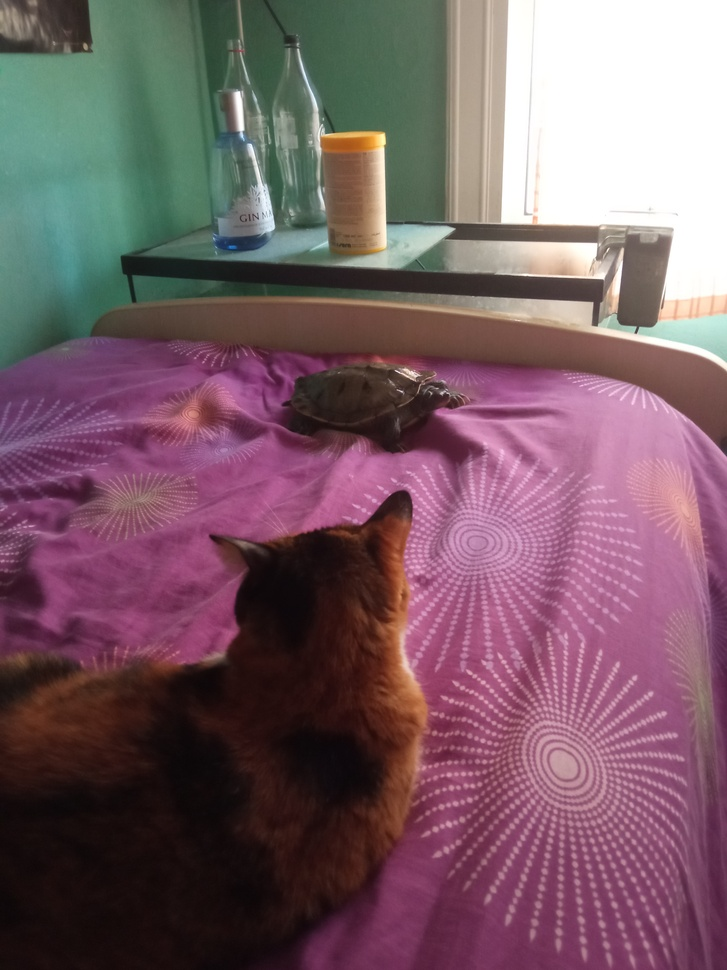
#> input picture ex2/Ona_tortu.jpg, 727 x 970 px, shrunk from 3120 x 4160 before the run, found by its file name
$ python ex5.py
#> lines starting #> are read from the running program, lines starting #| are printed output that depends on the picture
import os, sys
import cv2
import numpy as np

def main():
    image = 'Ona_tortu.jpg'
    img = cv2.imread(image, 0) #Llegim la imatge en blanc i negre
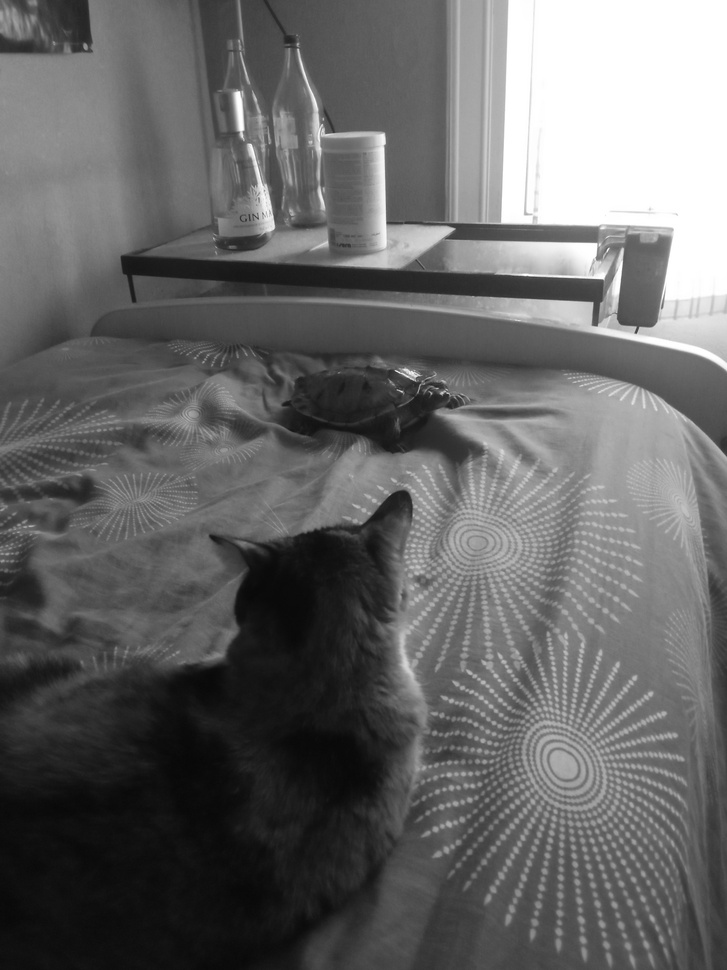
#> img: shape (970, 727); min 7, max 255, mean 102.9
    img_num = np.float32(img) #La passem a floats
    num_dct = cv2.dct(img_num) #Fem la DCT
    cv2.imwrite('Ona_tortu_DCT.jpg', num_dct) #Guardem la imatge
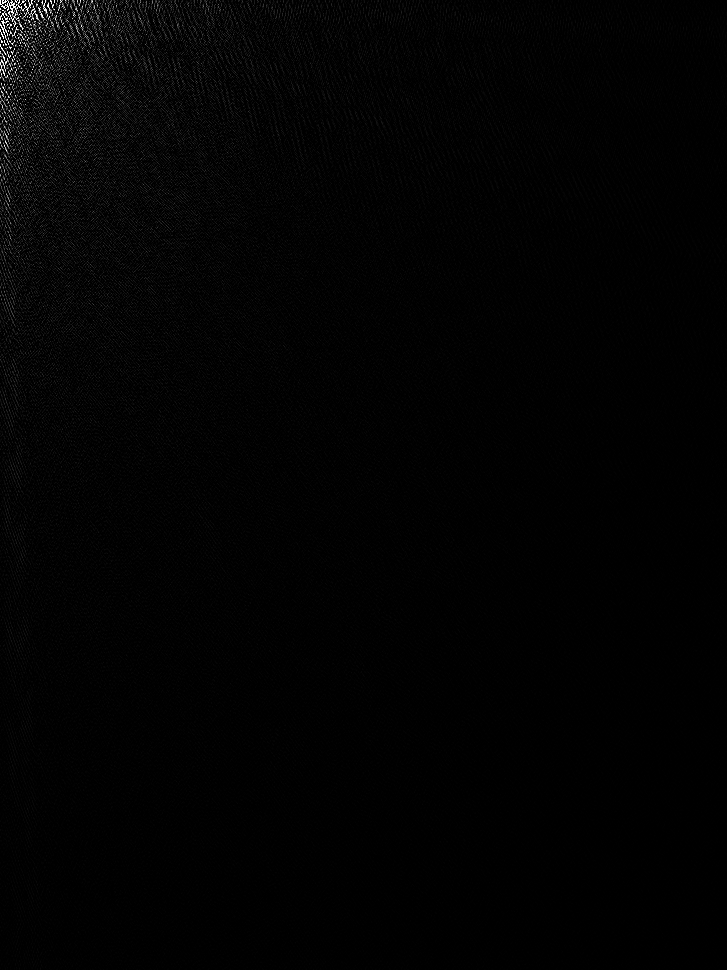
#> saved as Ona_tortu_DCT.jpg: shape (970, 727); min 0, max 255, mean 2.7

    num_idct = cv2.idct(num_dct) #Fem la inversa, és a dir, decodifiquem
    cv2.imwrite('Ona_tortu_IDCT.jpg', num_idct) #Guardem la imatge

if __name__=="__main__":
    main()
